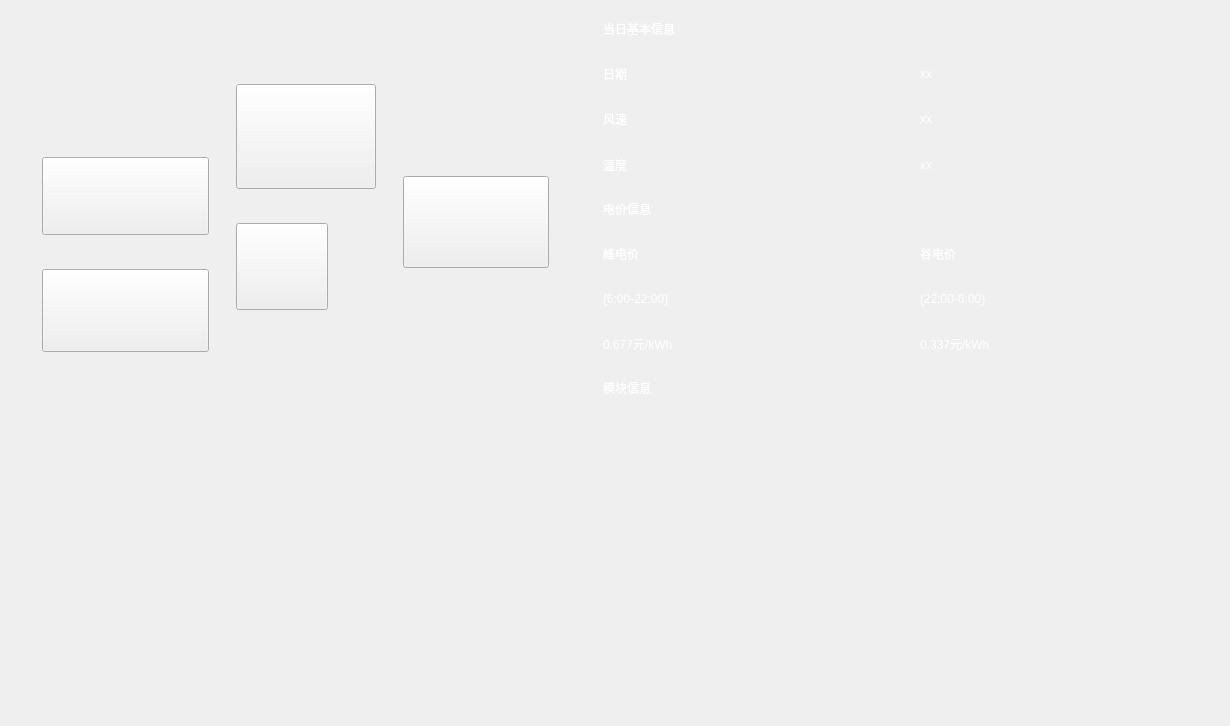
<?xml version="1.0" encoding="UTF-8"?>
<ui version="4.0">
 <class>Form</class>
 <widget class="QWidget" name="Form">
  <property name="geometry">
   <rect>
    <x>0</x>
    <y>0</y>
    <width>1230</width>
    <height>726</height>
   </rect>
  </property>
  <property name="windowTitle">
   <string>Form</string>
  </property>
  <property name="styleSheet">
   <string notr="true">font: 20pt &quot;Microsoft YaHei&quot;;
color:rgb(255, 255, 255);
padding:10px;</string>
  </property>
  <widget class="QWidget" name="horizontalLayoutWidget">
   <property name="geometry">
    <rect>
     <x>10</x>
     <y>10</y>
     <width>571</width>
     <height>461</height>
    </rect>
   </property>
   <layout class="QHBoxLayout" name="MainPageLayout" stretch="6,31,3,26,1,27,6">
    <property name="spacing">
     <number>0</number>
    </property>
    <property name="leftMargin">
     <number>0</number>
    </property>
    <property name="topMargin">
     <number>0</number>
    </property>
    <property name="rightMargin">
     <number>0</number>
    </property>
    <property name="bottomMargin">
     <number>0</number>
    </property>
    <item>
     <widget class="QLabel" name="ocp1">
      <property name="text">
       <string/>
      </property>
     </widget>
    </item>
    <item>
     <layout class="QVBoxLayout" name="verticalLayout" stretch="32,17,7,18,26">
      <property name="spacing">
       <number>0</number>
      </property>
      <property name="leftMargin">
       <number>0</number>
      </property>
      <property name="topMargin">
       <number>0</number>
      </property>
      <property name="rightMargin">
       <number>0</number>
      </property>
      <property name="bottomMargin">
       <number>0</number>
      </property>
      <item>
       <widget class="QLabel" name="ocp5">
        <property name="text">
         <string/>
        </property>
       </widget>
      </item>
      <item>
       <widget class="QPushButton" name="Btn_2">
        <property name="sizePolicy">
         <sizepolicy hsizetype="Minimum" vsizetype="Minimum">
          <horstretch>0</horstretch>
          <verstretch>0</verstretch>
         </sizepolicy>
        </property>
        <property name="text">
         <string/>
        </property>
       </widget>
      </item>
      <item>
       <widget class="QLabel" name="ocp6">
        <property name="text">
         <string/>
        </property>
       </widget>
      </item>
      <item>
       <widget class="QPushButton" name="Btn_1">
        <property name="sizePolicy">
         <sizepolicy hsizetype="Minimum" vsizetype="Minimum">
          <horstretch>0</horstretch>
          <verstretch>0</verstretch>
         </sizepolicy>
        </property>
        <property name="text">
         <string/>
        </property>
       </widget>
      </item>
      <item>
       <widget class="QLabel" name="ocp7">
        <property name="text">
         <string/>
        </property>
       </widget>
      </item>
     </layout>
    </item>
    <item>
     <widget class="QLabel" name="ocp2">
      <property name="text">
       <string/>
      </property>
     </widget>
    </item>
    <item>
     <layout class="QVBoxLayout" name="verticalLayout_2" stretch="17,24,2,20,37">
      <property name="spacing">
       <number>0</number>
      </property>
      <property name="leftMargin">
       <number>0</number>
      </property>
      <property name="topMargin">
       <number>0</number>
      </property>
      <property name="rightMargin">
       <number>0</number>
      </property>
      <property name="bottomMargin">
       <number>0</number>
      </property>
      <item>
       <widget class="QLabel" name="ocp8">
        <property name="text">
         <string/>
        </property>
       </widget>
      </item>
      <item>
       <widget class="QPushButton" name="Btn_3">
        <property name="sizePolicy">
         <sizepolicy hsizetype="Minimum" vsizetype="Minimum">
          <horstretch>0</horstretch>
          <verstretch>0</verstretch>
         </sizepolicy>
        </property>
        <property name="text">
         <string/>
        </property>
       </widget>
      </item>
      <item>
       <widget class="QLabel" name="ocp9">
        <property name="text">
         <string/>
        </property>
       </widget>
      </item>
      <item>
       <layout class="QHBoxLayout" name="horizontalLayout_2" stretch="17,9">
        <property name="spacing">
         <number>0</number>
        </property>
        <item>
         <widget class="QPushButton" name="Btn_4">
          <property name="sizePolicy">
           <sizepolicy hsizetype="Minimum" vsizetype="Minimum">
            <horstretch>0</horstretch>
            <verstretch>0</verstretch>
           </sizepolicy>
          </property>
          <property name="text">
           <string/>
          </property>
         </widget>
        </item>
        <item>
         <widget class="QLabel" name="ocp11">
          <property name="text">
           <string/>
          </property>
         </widget>
        </item>
       </layout>
      </item>
      <item>
       <widget class="QLabel" name="ocp10">
        <property name="text">
         <string/>
        </property>
       </widget>
      </item>
     </layout>
    </item>
    <item>
     <widget class="QLabel" name="ocp3">
      <property name="text">
       <string/>
      </property>
     </widget>
    </item>
    <item>
     <layout class="QVBoxLayout" name="verticalLayout_3" stretch="36,20,44">
      <property name="spacing">
       <number>0</number>
      </property>
      <item>
       <widget class="QLabel" name="ocp12">
        <property name="text">
         <string/>
        </property>
       </widget>
      </item>
      <item>
       <widget class="QPushButton" name="Btn_5">
        <property name="sizePolicy">
         <sizepolicy hsizetype="Minimum" vsizetype="Minimum">
          <horstretch>0</horstretch>
          <verstretch>0</verstretch>
         </sizepolicy>
        </property>
        <property name="text">
         <string/>
        </property>
       </widget>
      </item>
      <item>
       <widget class="QLabel" name="ocp_13">
        <property name="text">
         <string/>
        </property>
       </widget>
      </item>
     </layout>
    </item>
    <item>
     <widget class="QLabel" name="ocp4">
      <property name="text">
       <string/>
      </property>
     </widget>
    </item>
   </layout>
  </widget>
  <widget class="QWidget" name="verticalLayoutWidget_4">
   <property name="geometry">
    <rect>
     <x>590</x>
     <y>10</y>
     <width>627</width>
     <height>662</height>
    </rect>
   </property>
   <layout class="QVBoxLayout" name="MainDetailLayout" stretch="1,5,1,5,1,10">
    <item>
     <widget class="QLabel" name="label">
      <property name="styleSheet">
       <string notr="true">font: 20pt &quot;Microsoft YaHei&quot;;
color:rgb(255, 255, 255);
padding:10px;</string>
      </property>
      <property name="text">
       <string>当日基本信息</string>
      </property>
     </widget>
    </item>
    <item>
     <layout class="QGridLayout" name="gridLayout">
      <item row="2" column="0">
       <widget class="QLabel" name="label_8">
        <property name="styleSheet">
         <string notr="true">font: 20pt &quot;Microsoft YaHei&quot;;
color:rgb(255, 255, 255);
padding:10px;</string>
        </property>
        <property name="text">
         <string>温度</string>
        </property>
       </widget>
      </item>
      <item row="0" column="1">
       <widget class="QLabel" name="label_5">
        <property name="styleSheet">
         <string notr="true">font: 20pt &quot;Microsoft YaHei&quot;;
color:rgb(255, 255, 255);
padding:10px;</string>
        </property>
        <property name="text">
         <string>xx</string>
        </property>
       </widget>
      </item>
      <item row="1" column="0">
       <widget class="QLabel" name="label_6">
        <property name="styleSheet">
         <string notr="true">font: 20pt &quot;Microsoft YaHei&quot;;
color:rgb(255, 255, 255);
padding:10px;</string>
        </property>
        <property name="text">
         <string>风速</string>
        </property>
       </widget>
      </item>
      <item row="1" column="1">
       <widget class="QLabel" name="label_7">
        <property name="styleSheet">
         <string notr="true">font: 20pt &quot;Microsoft YaHei&quot;;
color:rgb(255, 255, 255);
padding:10px;</string>
        </property>
        <property name="text">
         <string>xx</string>
        </property>
       </widget>
      </item>
      <item row="0" column="0">
       <widget class="QLabel" name="label_4">
        <property name="styleSheet">
         <string notr="true">font: 20pt &quot;Microsoft YaHei&quot;;
color:rgb(255, 255, 255);
padding:10px;</string>
        </property>
        <property name="text">
         <string>日期</string>
        </property>
       </widget>
      </item>
      <item row="2" column="1">
       <widget class="QLabel" name="label_9">
        <property name="styleSheet">
         <string notr="true">font: 20pt &quot;Microsoft YaHei&quot;;
color:rgb(255, 255, 255);
padding:10px;</string>
        </property>
        <property name="text">
         <string>xx</string>
        </property>
       </widget>
      </item>
     </layout>
    </item>
    <item>
     <widget class="QLabel" name="label_2">
      <property name="styleSheet">
       <string notr="true">font: 20pt &quot;Microsoft YaHei&quot;;
color:rgb(255, 255, 255);
padding:10px;</string>
      </property>
      <property name="text">
       <string>电价信息</string>
      </property>
     </widget>
    </item>
    <item>
     <layout class="QGridLayout" name="gridLayout_2" columnstretch="1,1">
      <item row="0" column="0">
       <widget class="QLabel" name="label_10">
        <property name="styleSheet">
         <string notr="true">font: 20pt &quot;Microsoft YaHei&quot;;
color:rgb(255, 255, 255);
padding:10px;</string>
        </property>
        <property name="text">
         <string>峰电价</string>
        </property>
       </widget>
      </item>
      <item row="2" column="0">
       <widget class="QLabel" name="label_12">
        <property name="styleSheet">
         <string notr="true">font: 20pt &quot;Microsoft YaHei&quot;;
color:rgb(255, 255, 255);
padding:10px;</string>
        </property>
        <property name="text">
         <string>0.677元/kWh</string>
        </property>
       </widget>
      </item>
      <item row="1" column="0">
       <widget class="QLabel" name="label_11">
        <property name="styleSheet">
         <string notr="true">font: 20pt &quot;Microsoft YaHei&quot;;
color:rgb(255, 255, 255);
padding:10px;</string>
        </property>
        <property name="text">
         <string>(6:00-22:00)</string>
        </property>
       </widget>
      </item>
      <item row="0" column="1">
       <widget class="QLabel" name="label_13">
        <property name="styleSheet">
         <string notr="true">font: 20pt &quot;Microsoft YaHei&quot;;
color:rgb(255, 255, 255);
padding:10px;</string>
        </property>
        <property name="text">
         <string>谷电价</string>
        </property>
       </widget>
      </item>
      <item row="1" column="1">
       <widget class="QLabel" name="label_14">
        <property name="styleSheet">
         <string notr="true">font: 20pt &quot;Microsoft YaHei&quot;;
color:rgb(255, 255, 255);
padding:10px;</string>
        </property>
        <property name="text">
         <string>(22:00-6:00)</string>
        </property>
       </widget>
      </item>
      <item row="2" column="1">
       <widget class="QLabel" name="label_15">
        <property name="styleSheet">
         <string notr="true">font: 20pt &quot;Microsoft YaHei&quot;;
color:rgb(255, 255, 255);
padding:10px;</string>
        </property>
        <property name="text">
         <string>0.337元/kWh</string>
        </property>
       </widget>
      </item>
     </layout>
    </item>
    <item>
     <widget class="QLabel" name="label_3">
      <property name="styleSheet">
       <string notr="true">font: 20pt &quot;Microsoft YaHei&quot;;
color:rgb(255, 255, 255);
padding:10px;</string>
      </property>
      <property name="text">
       <string>模块信息</string>
      </property>
     </widget>
    </item>
    <item>
     <layout class="QGridLayout" name="gridLayout_4">
      <item row="0" column="0">
       <widget class="QLabel" name="label_16">
        <property name="styleSheet">
         <string notr="true">font: 20pt &quot;Microsoft YaHei&quot;;
color:rgb(255, 255, 255);
padding:10px;</string>
        </property>
        <property name="text">
         <string/>
        </property>
       </widget>
      </item>
     </layout>
    </item>
   </layout>
  </widget>
 </widget>
 <resources/>
 <connections/>
</ui>
